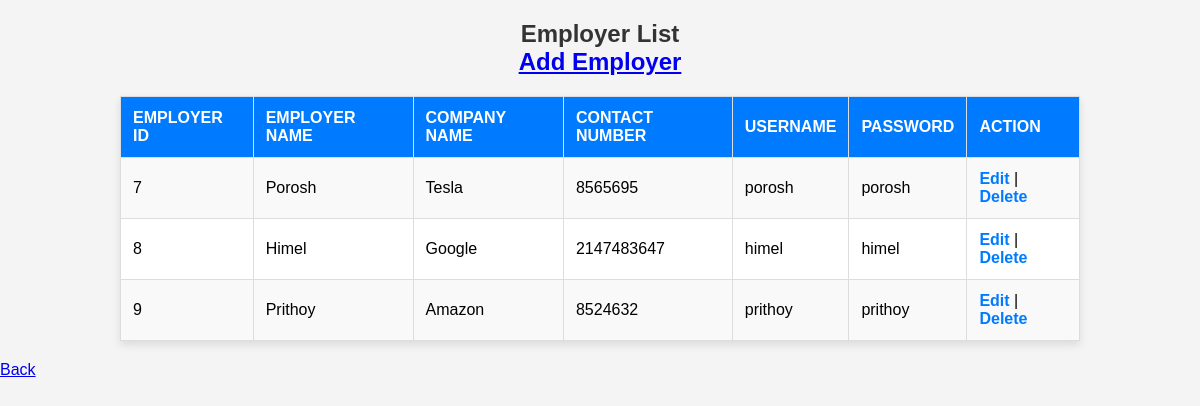
Screenshot of /lab_ex_final/View/editorlist.php with the database file from the repository.
### tables this page shows
CREATE TABLE `employer` (
  `employer_id` int(100) NOT NULL,
  `employer_name` varchar(100) NOT NULL,
  `company_name` varchar(30) NOT NULL,
  `contact_no` int(30) NOT NULL,
  `username` varchar(50) NOT NULL,
  `password` varchar(100) NOT NULL
);

### lab_ex_final/Model/userModel.php (called while the page is built, shortened)
<?php
function getConnection(){
    $conn = mysqli_connect('127.0.0.1', 'root', '', 'labfinal');
    return $conn;
}
function getEmployers() {
    $conn = getConnection();
    $sql = "SELECT * FROM employer";
    $result = mysqli_query($conn, $sql);
    $employers = [];
    if (mysqli_num_rows($result) > 0) {
        while ($row = mysqli_fetch_assoc($result)) {
            $employers[] = $row;
        }
    }
    return $employers;
}
?>

### lab_ex_final/View/editorlist.php (the view, shortened to what this page needs)
<?php
require_once '../Model/userModel.php';
$employers = getEmployers();
?>
<!DOCTYPE html>
<html lang="en">
<head>
</head>
<body>
<h2>Employer List <br> <a href="employer_add.php">Add Employer</a></h2>
<table>
    <tr>
        <th>Employer ID</th>
        <th>Employer Name</th>
        <th>Company Name</th>
        <th>Contact Number</th>
        <th>Username</th>
        <th>Password</th>
        <th>Action</th>
    </tr>
    <?php foreach ($employers as $employer) { ?>
        <tr>
            <td><?php echo $employer['employer_id']; ?></td>
            <td><?php echo $employer['employer_name']; ?></td>
            <td><?php echo $employer['company_name']; ?></td>
            <td><?php echo $employer['contact_no']; ?></td>
            <td><?php echo $employer['username']; ?></td>
            <td><?php echo $employer['password']; ?></td>
            <td>
                <a href="employer_update.php?employer_id=<?php echo $employer['employer_id']; ?>">Edit</a> |
                <a href="employer_delete.php?employer_id=<?php echo $employer['employer_id']; ?>">Delete</a>
            </td>
        </tr>
    <?php } ?>
</table>
<div class="back-btn">
    <a href="../View/adminhome.php">Back</a>
</div>
</body>
</html>

### lab_ex_final/View/editorlist.php (style rules this page uses)
body { font-family: Arial, sans-serif; margin: 0; padding: 0; background-color: #f4f4f4; }
h2 { text-align: center; color: #333; margin-top: 20px; }
table { width: 80%; margin: 20px auto; border-collapse: collapse; background-color: #fff; box-shadow: 0 4px 8px rgba(0, 0, 0, 0.1); }
th, td { padding: 12px; text-align: left; border: 1px solid #ddd; }
th { background-color: #007BFF; color: #fff; text-transform: uppercase; }
tr:nth-child(even) { background-color: #f9f9f9; }
td a { text-decoration: none; color: #007BFF; font-weight: bold; }

### rows the page displays
employer: employer_id "7", employer_name "Porosh", company_name "Tesla", contact_no "8565695", username "porosh", password "porosh"
employer: employer_id "8", employer_name "Himel", company_name "Google", contact_no "2147483647", username "himel", password "himel"
employer: employer_id "9", employer_name "Prithoy", company_name "Amazon", contact_no "8524632", username "prithoy", password "prithoy"
